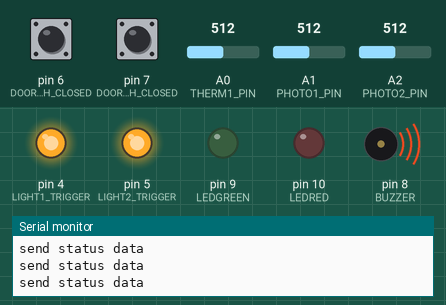
This sketch was run on a simulated Arduino Uno, built with avr-gcc and run on an emulated ATmega328P. Parts: output pins drawn as LEDs (lit = HIGH), buzzer (waves = sounding), the last lines printed to the serial monitor. The test bench sets the inputs (shaded band); at power-on: A0 (THERM1_PIN) = 512, pin 6 (DOOR1_SWITCH_CLOSED) HIGH, pin 7 (DOOR2_SWITCH_CLOSED) HIGH, A1 (PHOTO1_PIN) = 512, A2 (PHOTO2_PIN) = 512. No radio packets arrive unless stated; pins used as bus, display or sensor lines are not drawn.

Above: at 1.2 s.
1.3 s: A0 (THERM1_PIN) set to 485
7.3 s: A0 (THERM1_PIN) set to 511
At 12.41 s:
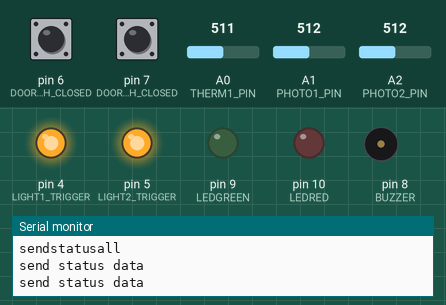
13.8 s: A0 (THERM1_PIN) set to 306
Timing chart, 0 to 16.8 s (numbered marks = the images above; inputs shaded):
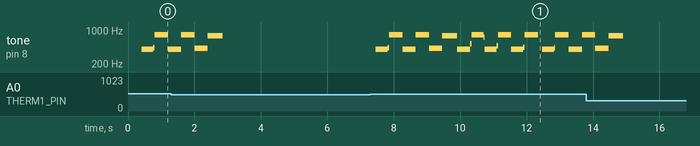

The sketch:

garage_receiver.ino
```cpp
#include <TimedAction.h>

#include <VirtualWire.h>
#include <EasyTransferVirtualWire.h>

const int transmit_pin = 0;
const int receive_pin = 1;

const int freezewarning=75;

//pins
#define DOOR1_TRIGGER 2
#define DOOR2_TRIGGER 3
#define LIGHT1_TRIGGER 4
#define LIGHT2_TRIGGER 5
#define DOOR1_SWITCH_CLOSED 6
#define DOOR2_SWITCH_CLOSED 7
#define BUZZER 8
#define LEDGREEN 9
#define LEDRED 10

#define THERM1_PIN   0
#define PHOTO1_PIN   1
#define PHOTO2_PIN   2
#define KEYPAD   3


//commands
#define DOOR1OPEN 0
#define DOOR1CLOSE 1
#define DOOR2OPEN 2
#define DOOR2CLOSE 3
#define LIGHT1ON 4
#define LIGHT1OFF 5
#define LIGHT2ON 6
#define LIGHT1OFF 7
#define STATUS 8

//status
#define DOOR1STATE 0
#define DOOR2STATE 1
#define LIGHT1STATE 2
#define LIGHT2STATE 3
#define TEMP1 4
#define LIGHTLEVEL1 5
#define LIGHTLEVEL2 6
#define FREEZEWARNING 7

int door1state;
int door2state;
int light1state;
int light2state;

int temp1;
int lightlevel1;
int lightlevel2;

int statusloop;
int timedbuzzerenabled=0;

//create object
EasyTransferVirtualWire ETin, ETout;

struct RECEIVE_DATA_STRUCTURE{
  //put your variable definitions here for the data you want to receive
  //THIS MUST BE EXACTLY THE SAME ON THE OTHER ARDUINO
  int command;
  int extra;
};


struct SEND_DATA_STRUCTURE{
  //put your variable definitions here for the data you want to receive
  //THIS MUST BE EXACTLY THE SAME ON THE OTHER ARDUINO
  int item;
  int value;
};

//give a name to the group of data
RECEIVE_DATA_STRUCTURE rxdata;
SEND_DATA_STRUCTURE txdata;

TimedAction timedAction = TimedAction(10000,sendstatusall);
TimedAction timedActionBZ = TimedAction(6000,warningbuzzer);

void setup(){

  Serial.begin(9600);           // set up Serial library at 9600 bps

  //start the library, pass in the data details
  ETin.begin(details(rxdata));
  ETout.begin(details(txdata));

  // Initialise the IO and ISR
  vw_set_tx_pin(transmit_pin);
  vw_set_rx_pin(receive_pin);
  vw_set_ptt_inverted(true); // Required for DR3100
  vw_setup(2000);	 // Bits per sec

  vw_rx_start();       // Start the receiver PLL running

  randomSeed(analogRead(0));
  statusloop=0;

  digitalWrite(DOOR1_TRIGGER, HIGH);
  digitalWrite(DOOR2_TRIGGER, HIGH);
  digitalWrite(LIGHT1_TRIGGER, HIGH);
  digitalWrite(LIGHT2_TRIGGER, HIGH);

  // initialize the digital pin as an output.
  pinMode(DOOR1_TRIGGER, OUTPUT);
  pinMode(DOOR2_TRIGGER, OUTPUT);
  pinMode(LIGHT1_TRIGGER, OUTPUT);
  pinMode(LIGHT2_TRIGGER, OUTPUT);

  pinMode(DOOR1_SWITCH_CLOSED, INPUT);        // switchPin is an input
  pinMode(DOOR2_SWITCH_CLOSED, INPUT);        // switchPin is an input
  digitalWrite(DOOR1_SWITCH_CLOSED, HIGH);    // Activate internal pullup resistor
  digitalWrite(DOOR2_SWITCH_CLOSED, HIGH);    // Activate internal pullup resistor

  pinMode(BUZZER, OUTPUT);
  pinMode(LEDGREEN, OUTPUT);
  pinMode(LEDRED, OUTPUT);

  timedActionBZ.disable();
}

void loop(){
   //Serial.println("loop");

  //check and see if a data packet has come in.
  if(ETin.receiveData()){
    Serial.println("receiveData");
    Serial.println(rxdata.command);
    Serial.println(rxdata.extra);

     switch (rxdata.command) {
      case DOOR1OPEN:
        Serial.println("DOOR1OPEN");
        relaycommand(DOOR1_TRIGGER,DOOR1STATE,1); //(doorpin,currentstate,requestedstate)
        break;
      case DOOR1CLOSE:
        Serial.println("DOOR1CLOSE");
        relaycommand(DOOR1_TRIGGER,DOOR1STATE,0); //(doorpin,currentstate,requestedstate)
        break;
      case DOOR2OPEN:
        Serial.println("DOOR2OPEN");
        relaycommand(DOOR2_TRIGGER,DOOR2STATE,1); //(doorpin,currentstate,requestedstate)
        break;
      case DOOR2CLOSE:
        Serial.println("DOOR2CLOSE");
        relaycommand(DOOR2_TRIGGER,DOOR2STATE,0); //(doorpin,currentstate,requestedstate)
        break;
      case LIGHT1OFF:
        Serial.println("LIGHT1OFF");
        relaycommand(LIGHT1_TRIGGER,LIGHT1STATE,0); //(doorpin,currentstate,requestedstate)
        break;
      case LIGHT1ON:
        Serial.println("LIGHT1ON");
        relaycommand(LIGHT1_TRIGGER,LIGHT1STATE,1); //(doorpin,currentstate,requestedstate)
        break;
      case STATUS:
        Serial.println("STATUS");
        delay(200);
        sendstatus(rxdata.extra);
        break;
     }
  }

  // read pins to get states
  door1state=checkstate(DOOR1STATE);
  door2state=checkstate(DOOR2STATE);
  light1state=checkstate(LIGHT1STATE);
  light2state=checkstate(LIGHT2STATE);
  temp1=checkstate(TEMP1);

  //broadcast sensor values every 30 seconds
  timedAction.check();
}

void sendstatusall(){
  Serial.println("sendstatusall");
  sendstatus(statusloop);

  if (statusloop<6){
    statusloop=statusloop+1;
  } else {
    statusloop=0;
  }

}

void sendstatus(int statustype){
  Serial.println("send status data");

  txdata.item=statustype;

   switch (statustype) {
    case DOOR1STATE:
      txdata.value=door1state;
      break;
    case DOOR2STATE:
      txdata.value=door2state;
      break;
    case LIGHT1STATE:
      txdata.value=light1state;
      break;
    case LIGHT2STATE:
      txdata.value=light2state;
      break;
    case TEMP1:
      txdata.value=temp1;
      break;
    case LIGHTLEVEL1:
      txdata.value=lightlevel1;
      break;
    case LIGHTLEVEL2:
      txdata.value=lightlevel2;
      break;
    case FREEZEWARNING:
      txdata.value=0;
      break;
  }

  ETout.sendData();

}

void relaycommand(int triggerpin,int statuscommand, int desiredstate){

  int currentstate;

  currentstate=checkstate(statuscommand);

  if (currentstate!=desiredstate){
    toggle(triggerpin);

    if(triggerpin==LIGHT1_TRIGGER){ //turn both lights on and off together otherwise it gets complicated getting current state of light
      toggle(LIGHT2_TRIGGER);
    }
  }

}

void toggle(int pin){
  digitalWrite(pin, LOW); // turns the PIN on or off
  delay(200);
  digitalWrite(pin, HIGH); // turns the PIN on or off
}

int checkstate(int statustype){

  int returnval=-1;

  switch (statustype) {
     case DOOR1STATE:
        {int readdoorswitch1=digitalRead(DOOR1_SWITCH_CLOSED);

        if (door1state!=readdoorswitch1) {
          door1state=readdoorswitch1;
          sendstatus(DOOR1STATE);
        }
      returnval=readdoorswitch1;
        }
      break;
     case DOOR2STATE:
        {int readdoorswitch2=digitalRead(DOOR2_SWITCH_CLOSED);

        if (door2state!=readdoorswitch2) {
          door2state=readdoorswitch2;
          sendstatus(DOOR2STATE);
        }
      returnval=readdoorswitch2;
        }
      break;
     case LIGHT1STATE:
        {int readlightlevel1=analogRead(PHOTO1_PIN);
        lightlevel1=readlightlevel1;

        if (readlightlevel1>=200 && light1state!=1){
          light1state=1;
          sendstatus(LIGHT1STATE);
        }
        else if(readlightlevel1<200 && light1state!=0){
          light1state=0;
          sendstatus(LIGHT1STATE);
        }
      returnval=light1state;
        }
      break;
     case LIGHT2STATE:
        {int readlightlevel2=analogRead(PHOTO2_PIN);
        lightlevel2=readlightlevel2;

        if (readlightlevel2>=200 && light2state!=1){
          light2state=1;
          sendstatus(LIGHT2STATE);
        }
        else if(readlightlevel2<200 && light2state!=0){
          light2state=0;
          sendstatus(LIGHT2STATE);
        }
      returnval=light2state;
        }
      break;
     case TEMP1:
        {int readtemp=(Thermister(analogRead(THERM1_PIN)));
        if (temp1>readtemp+1 || temp1<readtemp-1){ //only send status if it has changed at least 2 degrees, this will keep it from sending over and over when its between 2 values
          temp1 = readtemp;
          sendstatus(TEMP1);
        }

        if (readtemp>=freezewarning) { // if we are above set point notify us that freezer is getting warm
          sendstatus(FREEZEWARNING);
          warningbuzzer();
          timedActionBZ.reset();
          timedActionBZ.enable();
          timedbuzzerenabled=1;
        } else if(timedbuzzerenabled==1){
          timedbuzzerenabled=0;
          timedActionBZ.disable();
        }

       returnval=readtemp;
        }
       break;
   }

  return returnval;

}

void warningbuzzer(){
  for(int i = 0; i < 3; ++i)
  {
    // alternate between two tones, one high and one low
    buzz(BUZZER,400, 400);
    buzz(BUZZER,800, 400);
  }
}

void buzz(int targetPin, long frequency, long length) {
  long delayValue = 1000000/frequency/2; // calculate the delay value between transitions
  //// 1 second's worth of microseconds, divided by the frequency, then split in half since
  //// there are two phases to each cycle
  long numCycles = frequency * length/ 1000; // calculate the number of cycles for proper timing
  //// multiply frequency, which is really cycles per second, by the number of seconds to
  //// get the total number of cycles to produce
 for (long i=0; i < numCycles; i++){ // for the calculated length of time...
    digitalWrite(targetPin,HIGH); // write the buzzer pin high to push out the diaphram
    delayMicroseconds(delayValue); // wait for the calculated delay value
    digitalWrite(targetPin,LOW); // write the buzzer pin low to pull back the diaphram
    delayMicroseconds(delayValue); // wait againf or the calculated delay value
  }
}

double Thermister(int RawADC) {
  double Temp;
  Temp = log(((10240000/RawADC) - 10000));
  Temp = 1 / (0.001129148 + (0.000234125 + (0.0000000876741 * Temp * Temp ))* Temp );
  Temp = Temp - 273.15;            // Convert Kelvin to Celcius
  Temp = (Temp * 9.0)/ 5.0 + 32.0; // Convert Celcius to Fahrenheit
  return Temp;
}
```

Measured:
- after the input at 7.3 s, tone on pin 8 (BUZZER): plays 399 Hz for 0.36 s, 436 Hz for 0.04 s, 795 Hz for 0.40 s, 399 Hz for 0.40 s, 795 Hz for 0.40 s, 417 Hz for 0.40 s … (22 notes in this stretch), starting after 0.17 s
